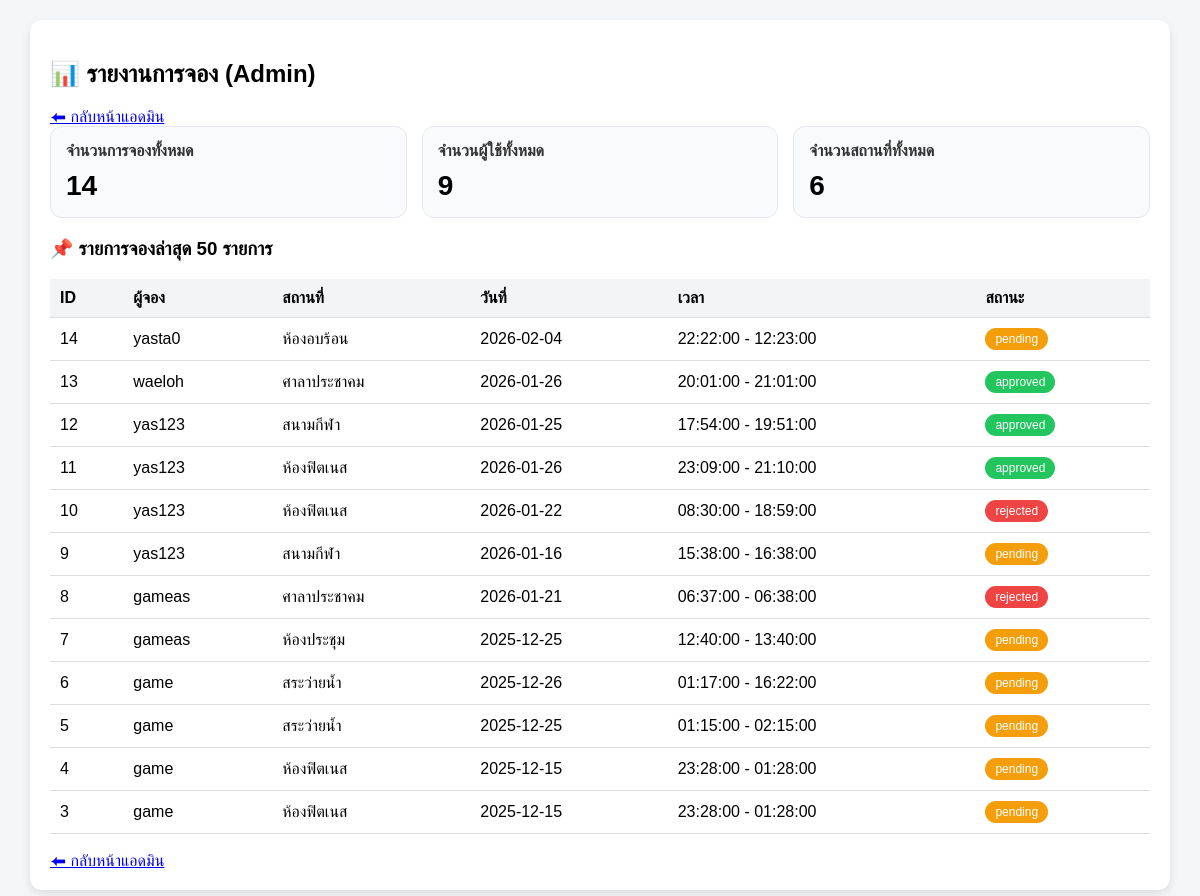
The app's page /admin/reports.php (signed in), older data.
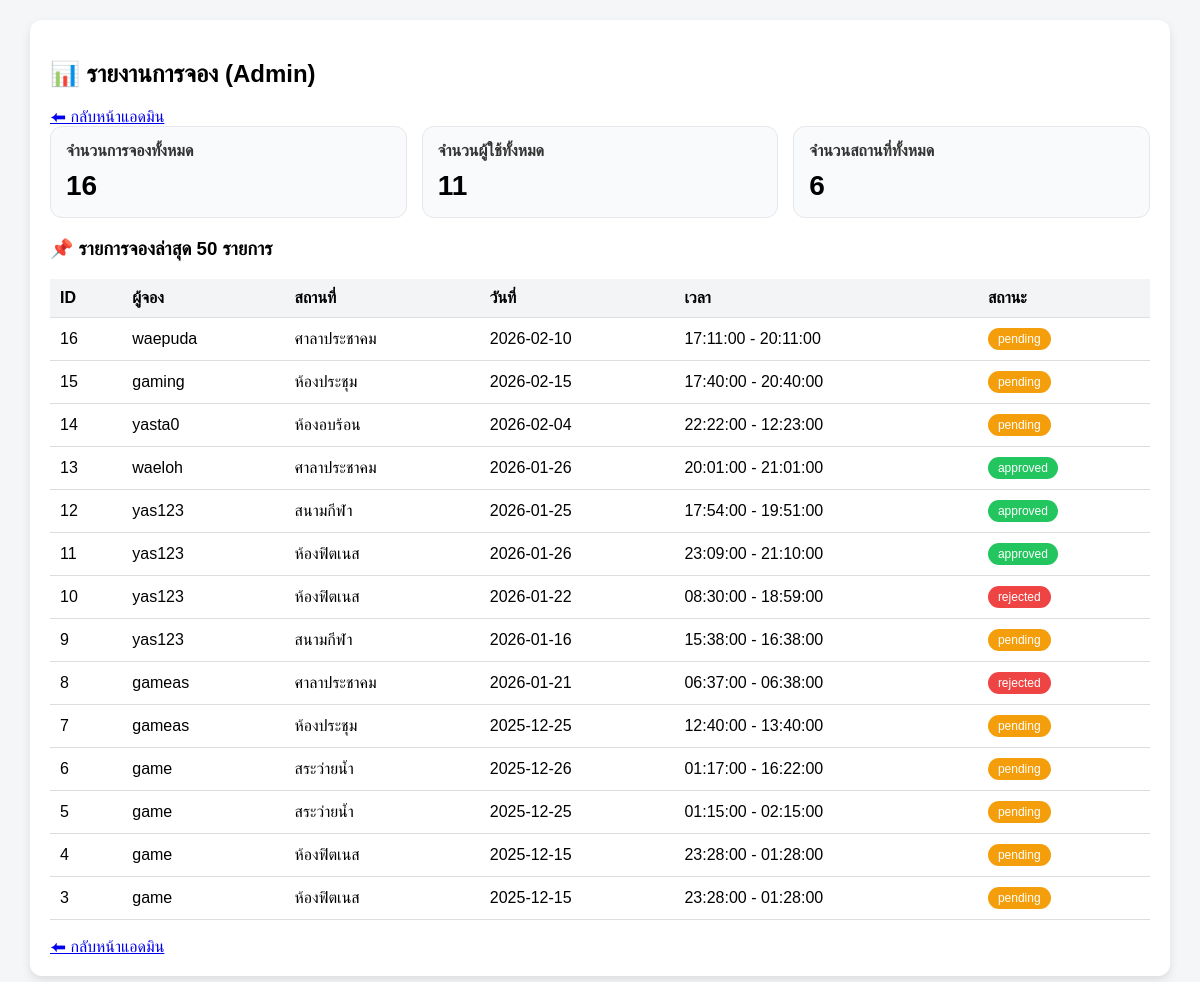
The same page, newer data.
### tables this page shows
CREATE TABLE `bookings` (
  `id` int(11) NOT NULL,
  `user_id` int(11) DEFAULT NULL,
  `place_id` int(11) DEFAULT NULL,
  `booking_date` date DEFAULT NULL,
  `start_time` time DEFAULT NULL,
  `end_time` time DEFAULT NULL,
  `STATUS` enum('pending','approved','rejected') DEFAULT 'pending',
  `note` text DEFAULT NULL
);

CREATE TABLE `users` (
  `id` int(11) NOT NULL,
  `username` varchar(50) DEFAULT NULL,
  `PASSWORD` varchar(255) DEFAULT NULL,
  `role` enum('admin','user') DEFAULT 'user'
);

CREATE TABLE `places` (
  `id` int(11) NOT NULL,
  `place_name` varchar(100) DEFAULT NULL,
  `description` text DEFAULT NULL
);

### admin/reports.php (the view, shortened to what this page needs)
<?php
require_once __DIR__ . "/../db.php";
$totalBookings = $pdo->query("SELECT COUNT(*) FROM bookings")->fetchColumn();
$totalUsers    = $pdo->query("SELECT COUNT(*) FROM users")->fetchColumn();
$totalPlaces   = $pdo->query("SELECT COUNT(*) FROM places")->fetchColumn();
$sql = "SELECT b.id, b.booking_date, b.start_time, b.end_time, b.status,
               u.username,
               p.place_name
        FROM bookings b
        JOIN users u ON b.user_id = u.id
        JOIN places p ON b.place_id = p.id
        ORDER BY b.id DESC
        LIMIT 50";
$bookings = $pdo->query($sql)->fetchAll(PDO::FETCH_ASSOC);
?>
<!DOCTYPE html>
<html lang="th">
<head>
</head>
<body>
<div class="box">
    <h2>📊 รายงานการจอง (Admin)</h2>
<a href="dashboard.php">⬅ กลับหน้าแอดมิน</a>
    <div class="cards">
        <div class="card">
            <h3>จำนวนการจองทั้งหมด</h3>
            <p><?= (int)$totalBookings ?></p>
        </div>
        <div class="card">
            <h3>จำนวนผู้ใช้ทั้งหมด</h3>
            <p><?= (int)$totalUsers ?></p>
        </div>
        <div class="card">
            <h3>จำนวนสถานที่ทั้งหมด</h3>
            <p><?= (int)$totalPlaces ?></p>
        </div>
    </div>
    <h3>📌 รายการจองล่าสุด 50 รายการ</h3>
    <table>
        <tr>
            <th>ID</th>
            <th>ผู้จอง</th>
            <th>สถานที่</th>
            <th>วันที่</th>
            <th>เวลา</th>
            <th>สถานะ</th>
        </tr>
        <?php foreach ($bookings as $b): ?>
            <tr>
                <td><?= (int)$b['id'] ?></td>
                <td><?= htmlspecialchars($b['username']) ?></td>
                <td><?= htmlspecialchars($b['place_name']) ?></td>
                <td><?= htmlspecialchars($b['booking_date']) ?></td>
                <td><?= htmlspecialchars($b['start_time']) ?> - <?= htmlspecialchars($b['end_time']) ?></td>
                <td>
                    <?php
                        $status = $b['status'] ?? 'pending';
                        $class = $status;
                    ?>
                    <span class="badge <?= $class ?>">
                        <?= htmlspecialchars($status) ?>
                    </span>
                </td>
            </tr>
        <?php endforeach; ?>
    </table>
    <br>
    <a href="dashboard.php">⬅ กลับหน้าแอดมิน</a>
</div>
</body>
</html>

Row changes from the older to the newer data that the page shows:
added bookings: id "16", user.username "waepuda", place.place_name "ศาลาประชาคม", booking_date "2026-02-10", start_time "17:11:00", end_time "20:11:00", STATUS "pending"
added bookings: id "15", user.username "gaming", place.place_name "ห้องประชุม", booking_date "2026-02-15", start_time "17:40:00", end_time "20:40:00", STATUS "pending"
Text that changed along with them:
$totalBookings: "14" → "16"
$totalUsers: "9" → "11"
